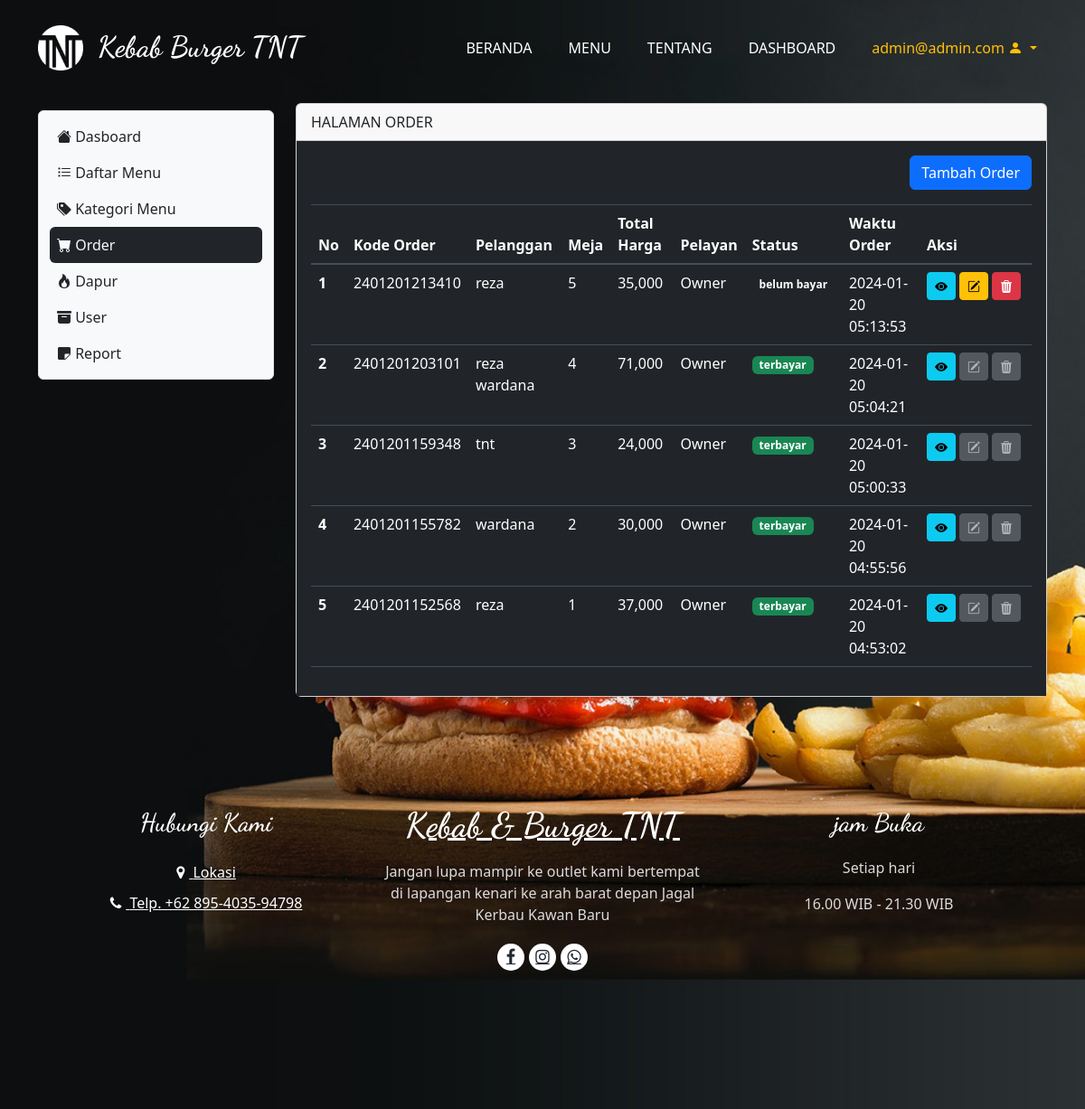
The app's page /kebabtnt/order (signed in) with its own data.
### tables this page shows
CREATE TABLE `user` (
  `id` int(11) NOT NULL,
  `username` varchar(200) DEFAULT NULL,
  `password` varchar(200) DEFAULT NULL,
  `level` int(1) DEFAULT NULL,
  `nama` varchar(200) DEFAULT NULL,
  `nohp` varchar(15) DEFAULT NULL,
  `alamat` varchar(200) DEFAULT NULL
);

CREATE TABLE `tb_order` (
  `id_order` bigint(19) NOT NULL,
  `pelanggan` varchar(200) DEFAULT NULL,
  `meja` int(10) DEFAULT NULL,
  `pelayan` int(11) DEFAULT NULL,
  `waktu_order` timestamp NULL DEFAULT current_timestamp() ON UPDATE current_timestamp()
);

### kebabtnt/order.php (the view, shortened to what this page needs)
<?php
include "proses/connect.php";
$query = mysqli_query($conn, "SELECT tb_order.*,tb_bayar.*,nama, SUM(harga*jumlah) AS harganya FROM tb_order
    LEFT JOIN user ON user.id = tb_order.pelayan
    LEFT JOIN tb_list_order ON tb_list_order.kode_order = tb_order.id_order
    LEFT JOIN tb_bayar ON tb_bayar.id_bayar = tb_order.id_order
    LEFT JOIN daftar_menu ON daftar_menu.id = tb_list_order.menu
    GROUP BY id_order ORDER BY waktu_order DESC");
while ($record = mysqli_fetch_array($query)) {
  $result[] = $record;
}
?>
<div class="col-lg-9 mt-2">
  <div class="card ">
    <div class="card-header ">
      HALAMAN ORDER
    </div>
    <div class="card-body bg-dark">
      <div class="row bg-dark">
        <div class="col d-flex justify-content-end">
          <button class="btn btn-primary" data-bs-toggle="modal" data-bs-target="#modalTambahUser">Tambah Order</button>
        </div>
      </div>
      <?php
      if (empty($result)) {
        echo "<span class='text-light'> Data Order Tidak Ada </span>";
      } else {
          ?>
        <div class="table-responsive text-light mt-3">
          <table class="table table-dark table-hover" id="example">
            <thead>
              <tr>
                <th scope="col">No</th>
                <th scope="col">Kode Order</th>
                <th scope="col">Pelanggan</th>
                <th scope="col">Meja</th>
                <th scope="col">Total Harga</th>
                <th scope="col">Pelayan</th>
                <th scope="col">Status</th>
                <th scope="col">Waktu Order</th>
                <th scope="col">Aksi</th>
              </tr>
            </thead>
            <tbody>
              <?php
              $no = 1;
              foreach ($result as $row) {
                ?>
                <tr>
                  <th scope="row">
                    <?php echo $no++ ?>
                  </th>
                  <td>
                    <?php echo $row['id_order'] ?>
                  </td>
                  <td>
                    <?php echo $row['pelanggan'] ?>
                  </td>
                  <td>
                    <?php echo $row['meja'] ?>
                  </td>
                  <td>
                    <?php echo number_format((int)$row['harganya'],0,",".'.') ?>
                  </td>
                  <td>
                    <?php echo $row['nama'] ?>
                  </td>
                  <td>
                    <?php  echo !(empty($row['id_bayar']) ) ? '<span class="badge text-bg-success" >terbayar </span>':'<span class="badge " >belum bayar </span>';?>
                  </td>
                  <td>
                    <?php echo $row['waktu_order'] ?>
                  </td>
                  <td>
                    <div class="d-flex">
                      <a class="btn btn-info btn-sm me-1"
                        href="./?x=orderitem&order= <?php echo $row['id_order'] . "&meja=" . $row['meja'] . "&pelanggan=" . $row['pelanggan'] ?>"><i
                          class="bi bi-eye-fill"></i></a>
                      <button class=" <?php echo !(empty($row['id_bayar']) ) ? 'btn btn-secondary disabled':'btn btn-warning'; ?> btn-sm me-1" data-bs-toggle="modal"
                        data-bs-target="#modalEdit<?php echo $row['id_order'] ?>"><i
                          class="bi bi-pencil-square"></i></button>
                      <button class=" <?php echo !(empty($row['id_bayar']) ) ? 'btn btn-secondary disabled':'btn btn-danger'; ?> btn-sm me-1" data-bs-toggle="modal"
                        data-bs-target="#modalDelete<?php echo $row['id_order'] ?>"><i
                          class="bi bi-trash3-fill"></i></button>
                  </td>
                </tr>
                <?php
              }
              ?>
            </tbody>
          </table>
        </div>
        <?php
      }
      ?>
    </div>
  </div>

### kebabtnt/header.php (shortened to what this page needs)
<?php
include "proses/connect.php";
$query = mysqli_query($conn, "SELECT * FROM user WHERE username='$_SESSION[username_kebabtnt]'");
?>
<div class="hero_area">
  <div class="bg-box">
  </div>
  <header class="header_section">
    <div class="container-lg">
      <nav class="navbar navbar-expand-lg custom_nav-container sticky-top">
        <a class="navbar-brand text-align-center " href=".">
          <span class=" d-flex">
            <div class=" me-3 collapse navbar-collapse" id="logo"><img src="assets/img/LOGODARK.png" alt=""
                width="50rem" height="50rem">
              </div>
                 Kebab Burger TNT
          </span>
          </a>
    <div class="collapse navbar-collapse" id="navbarSupportedContent">
      <ul class="navbar-nav justify-content-start">
        <li
          class="nav-item <?php echo (isset($_GET['x']) && $_GET['x'] == 'beranda') || !isset($_GET['x']) ? 'active' : ''; ?>">
          <a class="nav-link" href="beranda ">Beranda </a>
        </li>
        <li class="nav-item  <?php echo (isset($_GET['x']) && $_GET['x'] == 'menuheader') ? 'active' : ''; ?>">
          <a class="nav-link" href="menuheader">Menu</a>
        </li>
        <li class="nav-item <?php echo (isset($_GET['x']) && $_GET['x'] == 'tentang') ? 'active' : ''; ?>">
          <a class="nav-link " href="tentang">Tentang</a>
        </li>
        <li class="nav-item <?php echo (isset($_GET['x']) && $_GET['x'] == 'home') ? 'active' : ''; ?>">
          <a class="nav-link " href="home">Dashboard</a>
        </li>
        <li class="nav-item dropdown">
          <a class="nav-link dropdown-toggle text-warning" href="#" role="button" data-bs-toggle="dropdown"
            aria-expanded="false" style="text-transform: lowercase;">
            <span>
              <?php echo $hasil['username']; ?>
              <i class="bi bi-person-fill"></i>
            </span>
          </a>
        </li>
      </ul>
    </div>
    </nav>
</div>
</header>

### kebabtnt/css/style.css (style rules this page uses)
body { font-family: "Open Sans", sans-serif; color: #0c0c0c; background-color: #ffffff; overflow-x: hidden; }
a, a:hover, a:focus { text-decoration: none; }
.btn, .btn:focus { outline: none !important; -webkit-box-shadow: none; box-shadow: none; }
.hero_area { position: relative; min-height: 100vh; display: -webkit-box; display: -ms-flexbox; display: flex; -webkit-box-orient: vertical; -webkit-box-direction: normal; -ms-flex-direction: column; flex-direction: column; }
.bg-box { position: absolute; top: 0; left: 0; width: 100%; height: 100%; }
.header_section { padding: 15px 0; }
.navbar-brand { font-family: 'Dancing Script', cursive; }
.navbar-brand span { font-weight: bold; font-size: 32px; color: #ffffff; }
.custom_nav-container { padding: 0; }
.custom_nav-container .navbar-nav { padding-left: 18%; }
.custom_nav-container .navbar-nav .nav-item .nav-link { padding: 5px 20px; color: #ffffff; text-align: center; text-transform: uppercase; border-radius: 5px; -webkit-transition: all 0.3s; transition: all 0.3s; }

### records on screen
user: username "admin@admin.com"
tb_order: id_order "2401201213410", pelanggan "reza", meja "5", harganya "35,000", pelayan.nama "Owner", shows "belum bayar", waktu_order "2024-01-20 05:13:53"
tb_order: id_order "2401201203101", pelanggan "reza wardana", meja "4", harganya "71,000", pelayan.nama "Owner", shows "terbayar", waktu_order "2024-01-20 05:04:21"
tb_order: id_order "2401201159348", pelanggan "tnt", meja "3", harganya "24,000", pelayan.nama "Owner", shows "terbayar", waktu_order "2024-01-20 05:00:33"
tb_order: id_order "2401201155782", pelanggan "wardana", meja "2", harganya "30,000", pelayan.nama "Owner", shows "terbayar", waktu_order "2024-01-20 04:55:56"
tb_order: id_order "2401201152568", pelanggan "reza", meja "1", harganya "37,000", pelayan.nama "Owner", shows "terbayar", waktu_order "2024-01-20 04:53:02"
